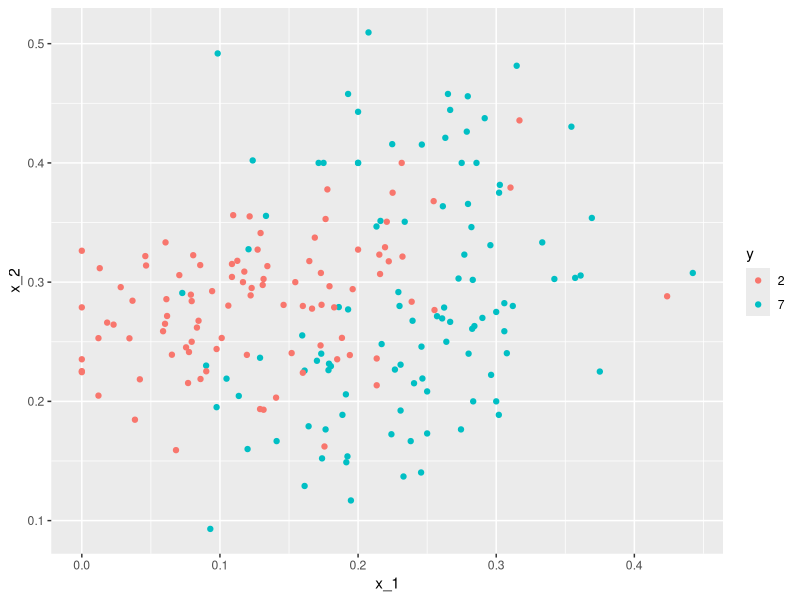
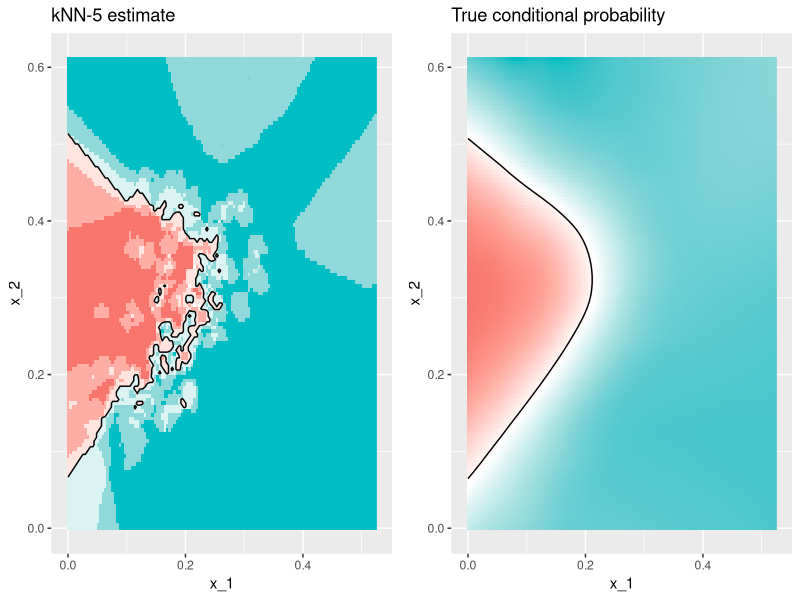
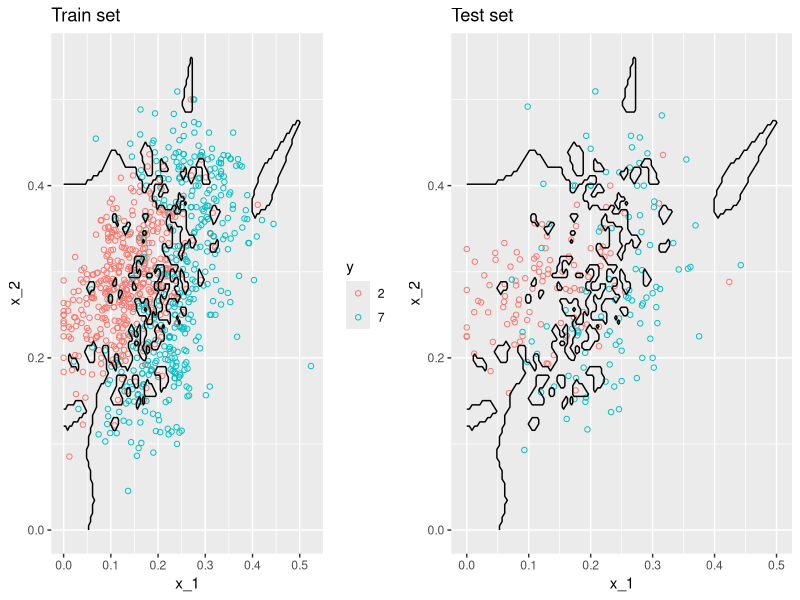
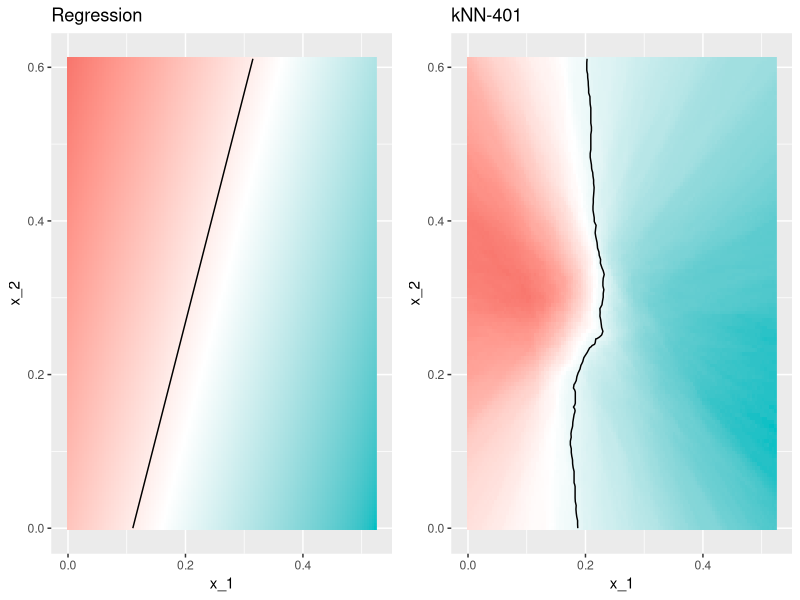

Recreate these plots in R, in order.
#8.machine learning - k nearest neighbors

# HarvardX: PH125.8x
# Data Science: Machine Learning
# R code from course videos

# Section 4: Cross-validation and k-Nearest Neighbors

## Section 4.1 Nearest Neighbors

### Video: Cross-validation

library(caret)
library(dslabs)
library(gridExtra)
library(tidyverse)

data("mnist_27")

mnist_27$test %>%
  ggplot(aes(x_1, x_2, color = y)) +
  geom_point()

#knn estimate
knn_fit <- knn3(y ~ ., data = mnist_27$train) #specify formula (y~X...) and dataframe, default k = 5
y_hat_knn <- predict(knn_fit, mnist_27$test, type = "class")  #determine probability for each class
confusionMatrix(y_hat_knn, mnist_27$test$y)$overall["Accuracy"] # view accuracy

#linear regression estimate
fit_lm <- mnist_27$train %>% 
  mutate(y = ifelse(y == 7, 1, 0)) %>% 
  lm(y ~ x_1 + x_2, data = .)
p_hat_lm <- predict(fit_lm, mnist_27$test)
y_hat_lm <- factor(ifelse(p_hat_lm > 0.5, 7, 2))
confusionMatrix(y_hat_lm, mnist_27$test$y)$overall["Accuracy"]

#plot estimates vs true conditional probability
plot_cond_prob <- function(p_hat=NULL){
  tmp <- mnist_27$true_p
  if(!is.null(p_hat)){
    tmp <- mutate(tmp, p=p_hat)
  }
  tmp %>% ggplot(aes(x_1, x_2, z=p, fill=p)) +
    geom_raster(show.legend = FALSE) +
    scale_fill_gradientn(colors=c("#F8766D", "white", "#00BFC4")) +
    stat_contour(breaks=c(0.5), color="black")
}
p1 <- plot_cond_prob() +
  ggtitle("True conditional probability")
p2 <- plot_cond_prob(predict(knn_fit, mnist_27$true_p)[,2]) +
  ggtitle("kNN-5 estimate")
grid.arrange(p2, p1, nrow=1)

#view accuracy of train set vs test set = overtraining in train set
y_hat_knn <- predict(knn_fit, mnist_27$train, type = "class")
confusionMatrix(y_hat_knn, mnist_27$train$y)$overall["Accuracy"]

y_hat_knn <- predict(knn_fit, mnist_27$test, type = "class")
confusionMatrix(y_hat_knn, mnist_27$test$y)$overall["Accuracy"]

### Video: Overtraining and Oversmoothing

knn_fit_1 <- knn3(y ~ ., data = mnist_27$train, k = 1)
y_hat_knn_1 <- predict(knn_fit_1, mnist_27$train, type = "class")
confusionMatrix(y_hat_knn_1, mnist_27$train$y)$overall["Accuracy"]  #accuracy for training set

y_hat_knn_1 <- predict(knn_fit_1, mnist_27$test, type = "class")
confusionMatrix(y_hat_knn_1, mnist_27$test$y)$overall["Accuracy"]  #accuracy for test set

#plot estimates vs train and test data
p1 <- mnist_27$true_p %>% 
  mutate(knn = predict(knn_fit_1, newdata = .)[,2]) %>%
  ggplot() +
  geom_point(data = mnist_27$train, aes(x_1, x_2, color= y), pch=21) +
  scale_fill_gradientn(colors=c("#F8766D", "white", "#00BFC4")) +
  stat_contour(aes(x_1, x_2, z = knn), breaks=c(0.5), color="black") +
  ggtitle("Train set")
p2 <- mnist_27$true_p %>% 
  mutate(knn = predict(knn_fit_1, newdata = .)[,2]) %>%
  ggplot() +
  geom_point(data = mnist_27$test, aes(x_1, x_2, color= y), 
             pch=21, show.legend = FALSE) +
  scale_fill_gradientn(colors=c("#F8766D", "white", "#00BFC4")) +
  stat_contour(aes(x_1, x_2, z = knn), breaks=c(0.5), color="black") +
  ggtitle("Test set")
grid.arrange(p1, p2, nrow=1)

#use much larger value of k
knn_fit_401 <- knn3(y ~ ., data = mnist_27$train, k = 401)
y_hat_knn_401 <- predict(knn_fit_401, mnist_27$test, type = "class")
confusionMatrix(y_hat_knn_401, mnist_27$test$y)$overall["Accuracy"]

#plot
fit_glm <- glm(y ~ x_1 + x_2, data=mnist_27$train, family="binomial")
p1 <- plot_cond_prob(predict(fit_glm, mnist_27$true_p)) +
  ggtitle("Regression")
p2 <- plot_cond_prob(predict(knn_fit_401, mnist_27$true_p)[,2]) +
  ggtitle("kNN-401")
grid.arrange(p1, p2, nrow=1)
